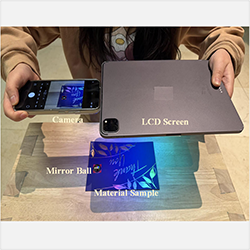
#> input picture paper/Representation Image.png, 250 x 250 px, given as the content of the folder expDir/raw_images, which was not available
$ python 2_singleball.py
#> lines starting #> are read from the running program, lines starting #| are printed output that depends on the picture; after the words box and inside, x2 and y2 are one past the last pixel; in counts of white or black regions, pixels touching at a corner belong together; pictures that were not available may be replaced by others from this repository, and a replacement may not be noted
import cv2
import numpy as np
import matplotlib.pyplot as plt
import os
import argparse

class detcircles:
    def __init__(self,img_path):
        self.img_path = img_path
    def detect_and_select_circles(self,img_path, circleFile):
        img_ori = cv2.imread(img_path)
#> img_ori is the input picture: shape (250, 250, 3); mean B, G, R 146, 148.8, 157.3
        H, W = img_ori.shape[:2]
#> H = 250; W = 250
        if H > 2000:
            img_ori = cv2.resize(img_ori, dsize=(0,0), fx=0.5, fy=0.5)
        H, W = img_ori.shape[:2]
        img_org = img_ori.copy()
        img_orgi = img_ori.copy()
        img = cv2.cvtColor(img_ori ,cv2.COLOR_BGR2GRAY)
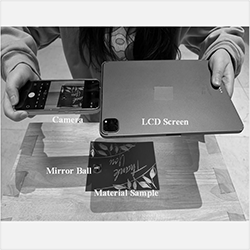
#> img: shape (250, 250); min 0, max 255, mean 151
        plt.rcParams["figure.figsize"] = (16,9)
        plt.imshow(img,cmap='gray')
        #将模糊应用在图片编辑上，结果会标定的更清晰，边缘平滑，减少噪声影响
        img = cv2.GaussianBlur(img, (5,5), cv2.BORDER_DEFAULT)
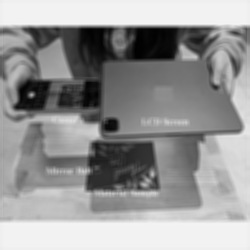
#> img: shape (250, 250); min 1, max 245, mean 151
        plt.rcParams["figure.figsize"] = (16,9)
        plt.imshow(img,cmap='gray')
        if os.path.exists(circleFile):
            return 0, 0
        os.makedirs('tmp/balldetect',exist_ok=True)
        #是在MirrorBall_imgs1文件夹下换不同的镜球图片在这里更改名字即可
        param1, param2 = 50, 30
        minR = int(H/30)
#> minR = 8
        maxR = int(H/10)
#> maxR = 25
        dis = 100
        while True:
            all_circs = cv2.HoughCircles(img, cv2.HOUGH_GRADIENT,1, dis,param1 = param1 , param2 = param2, minRadius=minR, maxRadius=maxR)
#> all_circs = [[225.5, 48.5, 22.2]]

            # 边缘检测
            edges = cv2.Canny(img, param1//2, param1)
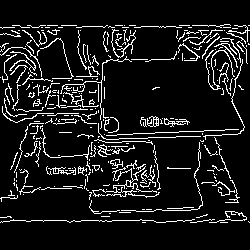
#> edges: shape (250, 250); 9.9% white in thin lines or dots, all inside (x1, y1, x2, y2) = (0, 24, 250, 223)
            cy, cx = H/2.0, W/2.0
#> cy = 125; cx = 125
            # check if its radius is smaller than 1/6 of imgH and center is close to center
            if all_circs is None:
                print('No circle detected!')
                param1, param2, minR, maxR, dis = old
                continue
            all_circs = np.squeeze(all_circs, axis=0)
            select2 = (all_circs[:, 0] < (cx+W*0.2)) * (all_circs[:, 0] > (cx-W*0.2))
#> select2 = [False]
            select3 = (all_circs[:, 1] < (cy+H*0.2)) * (all_circs[:, 1] > (cy-H*0.2))
#> select3 = [False]
            select = select2 * select3
#> select = [False]
            select_circs = all_circs[select]
#> select_circs = empty array
            img_orgi = img_ori.copy()
            for j, circ in enumerate(all_circs):
                cv2.putText(img_orgi, text=str(j), org=(int(circ[0]-circ[2]), int(circ[1]-circ[2])), fontFace=cv2.FONT_HERSHEY_SIMPLEX, fontScale=1.0, color=(0,0,255), thickness=2)
                cv2.circle(img_orgi, (int(circ[0]), int(circ[1])), int(circ[2]), (200, 0, 0), 2)
#> this loop made 1 pass
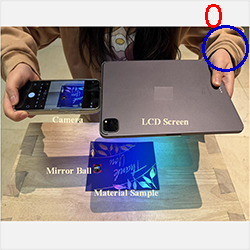
#> img_orgi: shape (250, 250, 3); 0.96% of pixels changed, all inside (x1, y1, x2, y2) = (202, 4, 249, 72)
            plt.imshow(img_orgi[:,:,::-1])
            plt.savefig('tmp/balldetect/markres')
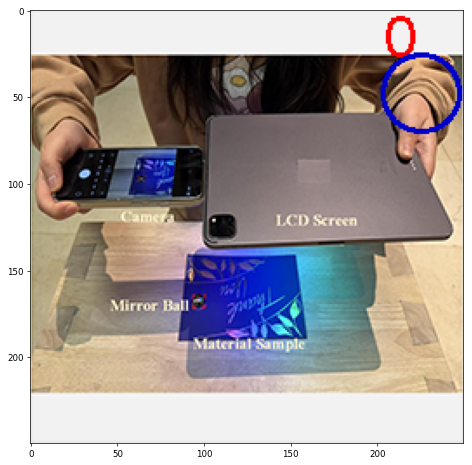
#> figure drawn by matplotlib, 1 panel
            cv2.imwrite('tmp/balldetect/edges.png', edges)
            print(f'Current params: {param1}, {param2}, {minR}, {maxR}, {dis}. Insert which circle to accept, if unacceptable, input parameters')
#| Current params: 50, 30, 8, 25, 100. Insert which circle to accept, if unacceptable, input parameters
            params = input().strip().split()
            if len(params) == 1:
                decision = int(params[0])
            else:
                old = (param1, param2, minR, maxR, dis)
#> old = (50, 30, 8, 25, 100)
#> (the run stopped early here; a loop or call above may not have finished)
